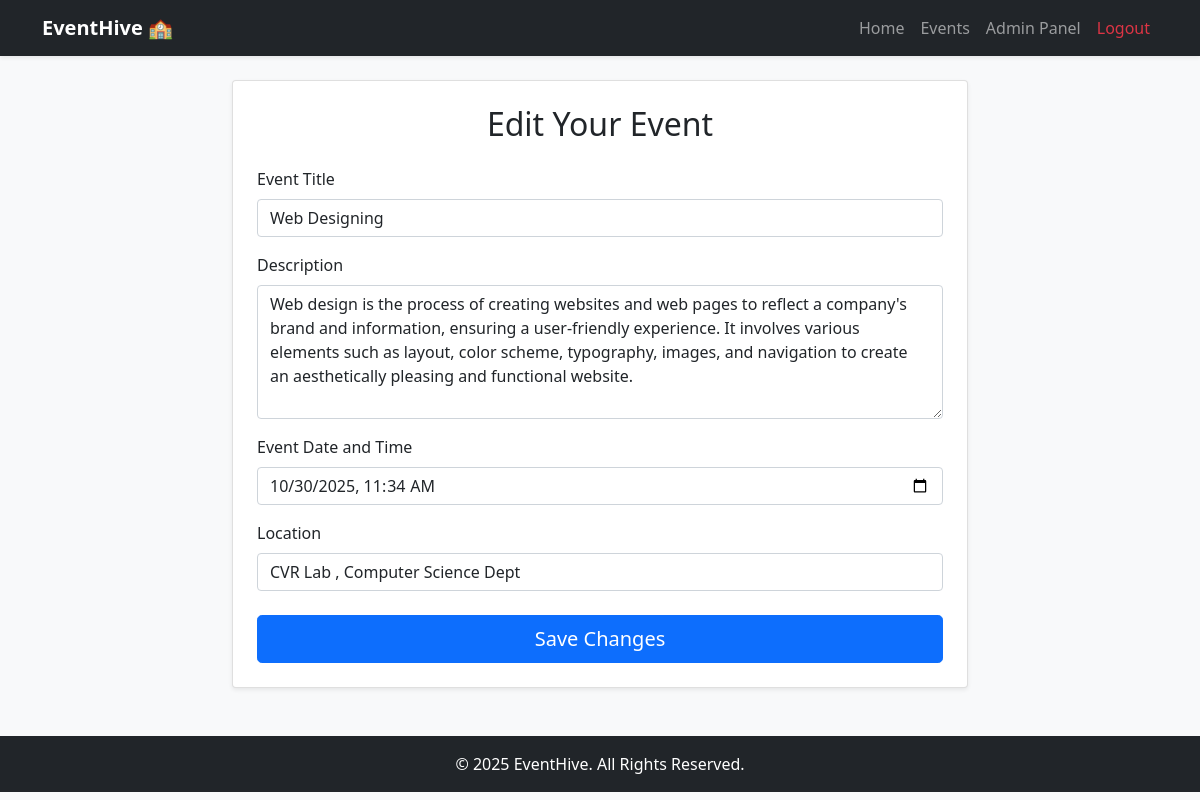
The app's page /edit_event/2 (signed in) with its own data.
### models/models.py (models this page shows, shortened)
class Event(db.Model):
    id = db.Column(db.Integer, primary_key=True)
    title = db.Column(db.String(140), nullable=False)
    description = db.Column(db.Text, nullable=False)
    date_posted = db.Column(db.DateTime, index=True, default=datetime.utcnow)
    event_date = db.Column(db.DateTime, index=True, nullable=False)
    location = db.Column(db.String(100), nullable=False)
    organizer_id = db.Column(db.Integer, db.ForeignKey('user.id'))

### routes/events.py (the view, shortened to what this page needs)
@events_bp.route('/edit_event/<int:event_id>', methods=['GET', 'POST'])
@login_required
def edit_event(event_id):
    event = Event.query.get_or_404(event_id)
    if event.organizer_id != current_user.id and current_user.role != 'Admin':
        flash('You do not have permission to edit this event.', 'danger')
        abort(403)
    form = EventForm(obj=event)  # Pre-fill with existing event data
    return render_template('edit_event.html', title='Edit Event', form=form, event=event)

### forms.py
class EventForm(FlaskForm):
    title = StringField('Event Title', validators=[DataRequired()])
    description = TextAreaField('Description', validators=[DataRequired()])
    event_date = DateTimeLocalField('Event Date and Time',
                                    format='%Y-%m-%dT%H:%M',
                                    validators=[DataRequired()])
    location = StringField('Location', validators=[DataRequired()])
    submit = SubmitField('Create Event')

### app.py (called while the page is built)
@login_manager.user_loader
def load_user(user_id):
    return User.query.get(int(user_id))

### templates/edit_event.html (shortened to what this page needs)
{% extends "base.html" %}
{% block content %}
<div class="row justify-content-center">
    <div class="col-md-8">
        <div class="card shadow-sm">
            <div class="card-body p-4">
                <h2 class="card-title text-center mb-4">Edit Your Event</h2>
                <form method="POST" action="" novalidate>
                    <div class="mb-3">
                        {{ form.title.label(class="form-label") }}
                        {{ form.title(class="form-control") }}
                    </div>
                    <div class="mb-3">
                        {{ form.description.label(class="form-label") }}
                        {{ form.description(class="form-control", rows="5") }}
                    </div>
                    <div class="mb-3">
                        {{ form.event_date.label(class="form-label") }}
                        {{ form.event_date(class="form-control", placeholder="YYYY-MM-DD HH:MM:SS") }}
                    </div>
                    <div class="mb-3">
                        {{ form.location.label(class="form-label") }}
                        {{ form.location(class="form-control") }}
                    </div>
                    <div class="d-grid mt-4">
                        {{ form.submit(class="btn btn-primary btn-lg", value="Save Changes") }}
                    </div>
                </form>
            </div>
        </div>
    </div>
</div>
{% endblock %}

### records on screen
Event: title "Web Designing", description "Web design is the process of creating websites and web pages to reflect a company's brand and information, ensuring a user-friendly experience. It involves various elements such as layout, color scheme, typography, images, and navigation to create an aesthetically pleasing and functional website.", event_date "10/30/2025 11:34", location "CVR Lab , Computer Science Dept"
